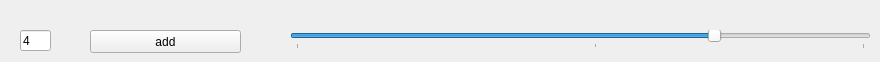
     <widget class="QWidget" name="tab_21">
      <attribute name="title">
       <string>add image and value</string>
      </attribute>
      <widget class="QPushButton" name="AddWeightedConstButton">
       <property name="geometry">
        <rect>
         <x>90</x>
         <y>30</y>
         <width>151</width>
         <height>23</height>
        </rect>
       </property>
       <property name="text">
        <string>add</string>
       </property>
      </widget>
      <widget class="QLineEdit" name="AddWeightedConstBox">
       <property name="geometry">
        <rect>
         <x>20</x>
         <y>30</y>
         <width>31</width>
         <height>21</height>
        </rect>
       </property>
       <property name="text">
        <string>4</string>
       </property>
      </widget>
      <widget class="QSlider" name="hSlider_addWeightedConst">
       <property name="geometry">
        <rect>
         <x>290</x>
         <y>30</y>
         <width>581</width>
         <height>19</height>
        </rect>
       </property>
       <property name="focusPolicy">
        <enum>Qt::TabFocus</enum>
       </property>
       <property name="accessibleDescription">
        <string/>
       </property>
       <property name="minimum">
        <number>1</number>
       </property>
       <property name="maximum">
        <number>20</number>
       </property>
       <property name="pageStep">
        <number>10</number>
       </property>
       <property name="value">
        <number>15</number>
       </property>
       <property name="sliderPosition">
        <number>15</number>
       </property>
       <property name="orientation">
        <enum>Qt::Horizontal</enum>
       </property>
       <property name="tickPosition">
        <enum>QSlider::TicksBelow</enum>
       </property>
       <property name="tickInterval">
        <number>10</number>
       </property>
      </widget>
     </widget>
